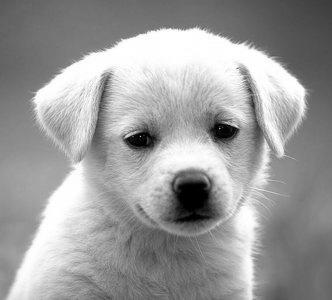
#> input picture SegundoParcial/perito.jpeg, 332 x 300 px
$ jupyter execute scratchConvolution.ipynb
#> lines starting #> are read from the running program, lines starting #| are printed output that depends on the picture
[cell 1]
import numpy as np
import matplotlib.pyplot as plt
import cv2

Read Image and add a extra pixel border

[cell 2]
image = cv2.imread('./perito.jpeg', 0)
#> image is the input picture: shape (300, 332); min 0, max 255, mean 155.7
biggerImage = np.zeros((image.shape[0]+2, image.shape[1]+2))

for i in range(1, image.shape[0]-1):
    for j in range(1, image.shape[1]-1):
        biggerImage[i][j] = image[i-1][j-1]
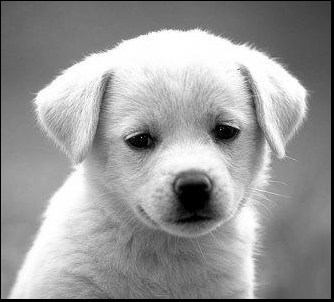
#> biggerImage: shape (302, 334) float64; min 0, max 255, mean 152.3

Test Filters

[cell 3]
sharpen = np.array([
    [0, -1, 0],
    [-1, 5, -1],
    [0, -1, 0]
])

blur = np.array([
    [0.0625, 0.125, 0.0625],
    [0.125,  0.25,  0.125],
    [0.0625, 0.125, 0.0625]
])

outline = np.array([
    [-1, -1, -1],
    [-1,  8, -1],
    [-1, -1, -1]
])

Calculate Target Size

[cell 4]
def targetSize(N, kernel_N):
#> called with N = 302, kernel_N = 3
    pixels = 0

    for i in range(N):
        aux = i + kernel_N
        if aux <= N: pixels += 1

    return pixels

Convolve Function based on formula

$$F\circ I(x,y) = \sum_{j=-N}^N \sum_{i=-N}^N F(i,j) I(x+1, y+1)$$

[cell 5]
def convolve(img, kernel):
    k = kernel.shape[0]
    xSize = targetSize(img.shape[0], k)
#> xSize = 300
    ySize = targetSize(img.shape[1], k)
#> ySize = 332

    convolved = np.zeros(shape=(xSize, ySize))

    for i in range(xSize):
        for j in range(ySize):
            mat = img[i:i+k, j:j+k]
            convolved[i, j] = np.sum(np.multiply(mat, kernel))
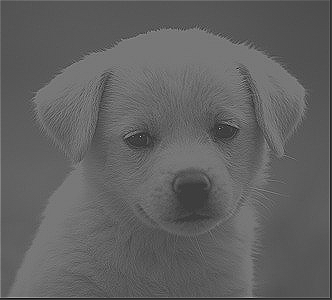
#> convolved: shape (300, 332) float64; min -275, max 847, mean 154.9; drawn with min black and max white

    return convolved

[cell 6]
sharpened = convolve(biggerImage, sharpen)
blured = convolve(biggerImage, blur)
#> after the loop in convolve (call 2), `for i in range(xSize):`:
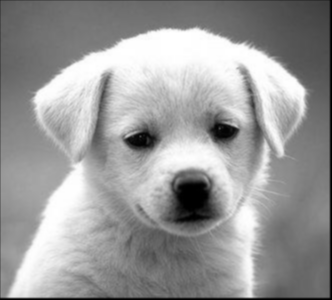
#> convolved: shape (300, 332) float64; min 0, max 255, mean 154.1
outlined = convolve(biggerImage, outline)
#> after the loop in convolve (call 3), `for i in range(xSize):`:
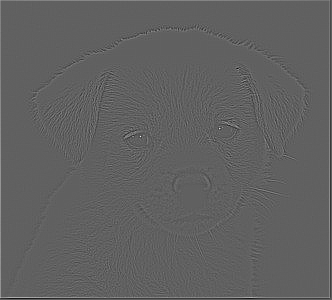
#> convolved: shape (300, 332) float64; min -853, max 1393, mean 2.1; drawn with min black and max white

[cell 7]
plt.figure(figsize=(15,10))
plt.subplot(1,4,1)
plt.imshow(image, cmap='gray')
plt.title('Original')
plt.subplot(1,4,2)
plt.imshow(sharpened, cmap='gray')
plt.title('Sharpened')
plt.subplot(1,4,3)
plt.imshow(blured, cmap='gray')
plt.title('BLured')
plt.subplot(1,4,4)
plt.title('Outlined')
plt.imshow(outlined, cmap='gray')
plt.show()
